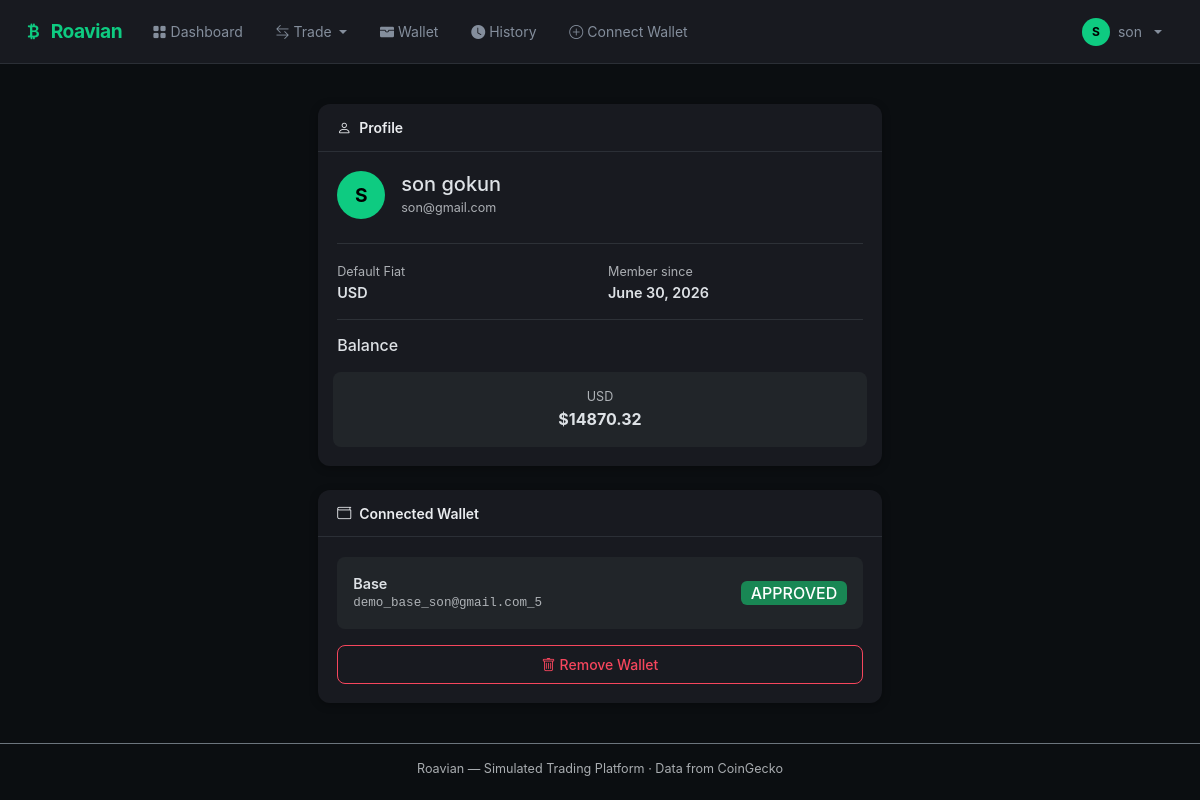
The app's page /accounts/profile/ (signed in), older data.
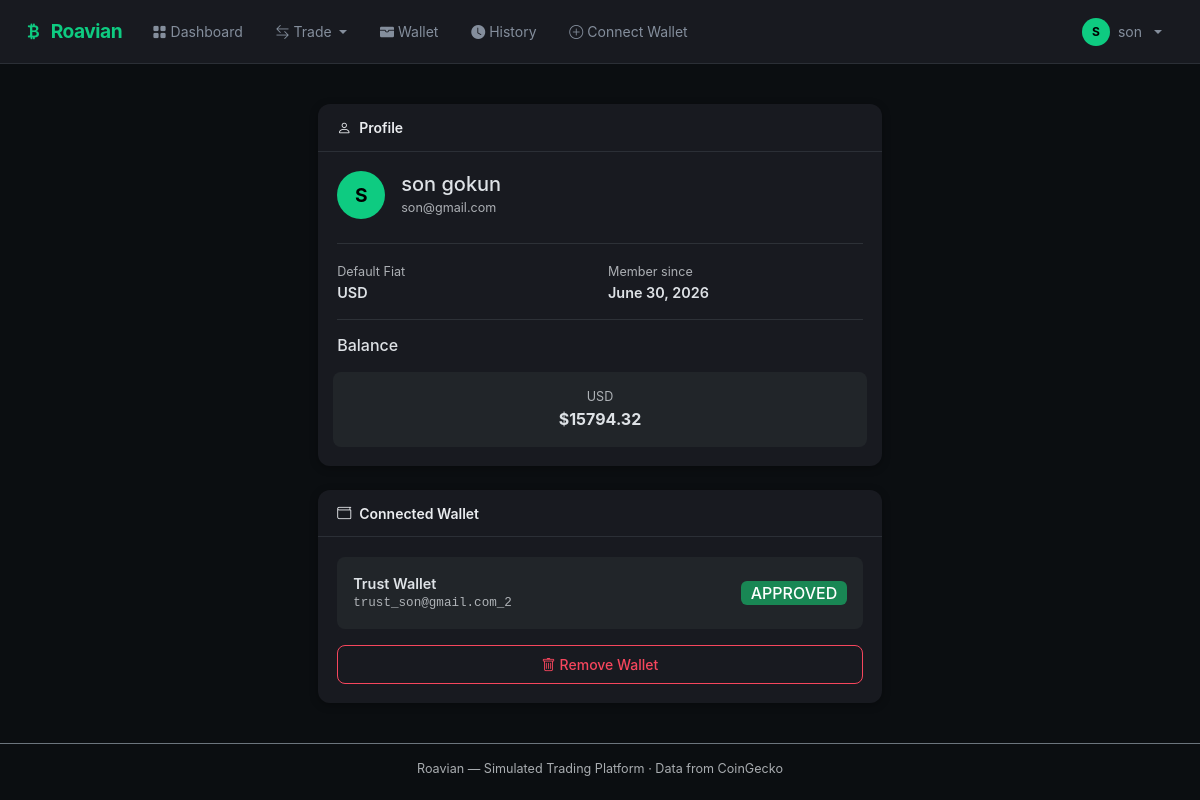
The same page, newer data.
### apps/accounts/models.py (models this page shows, shortened)
class UserAccount(models.Model):
    FIAT_CHOICES = [('USD', 'USD'), ('EUR', 'EUR'), ('GBP', 'GBP')]
    user = models.OneToOneField(User, on_delete=models.CASCADE, related_name='account')
    default_fiat = models.CharField(max_length=3, choices=FIAT_CHOICES, default='USD')
    cash_balance = models.DecimalField(max_digits=18, decimal_places=2, default=Decimal('0'))
    balance_eur = models.DecimalField(max_digits=18, decimal_places=2, default=Decimal('0.00'))
    balance_gbp = models.DecimalField(max_digits=18, decimal_places=2, default=Decimal('0.00'))
    created_at = models.DateTimeField(auto_now_add=True)
    updated_at = models.DateTimeField(auto_now=True)
    class Meta:
        verbose_name = 'User Account'
        verbose_name_plural = 'User Accounts'
    @property
    def balance_usd(self):
        return self.portfolio_value_usd()
    def portfolio_value_usd(self):
        total = self.cash_balance
        for h in self.holdings.all():
            total += h.balance * h.asset.current_price
        return total

class UserHolding(models.Model):
    account = models.ForeignKey(UserAccount, on_delete=models.CASCADE, related_name='holdings')
    asset = models.ForeignKey('market.MarketAsset', on_delete=models.CASCADE)
    balance = models.DecimalField(max_digits=18, decimal_places=8, default=Decimal('0'))
    average_entry_price = models.DecimalField(max_digits=18, decimal_places=2, default=Decimal('0'))
    class Meta:
        unique_together = ['account', 'asset']

class ConnectedWallet(models.Model):
    WALLET_TYPES = [
        ('METAMASK', 'MetaMask'), ('TRUST', 'Trust Wallet'), ('PHANTOM', 'Phantom'),
        ('COINBASE', 'Coinbase Wallet'), ('LEDGER', 'Ledger'), ('EXODUS', 'Exodus'),
        ('BASE', 'Base'), ('OTHER', 'Other'),
    ]
    STATUSES = [('PENDING', 'Pending'), ('APPROVED', 'Approved'), ('REJECTED', 'Rejected')]
    account = models.ForeignKey(UserAccount, on_delete=models.CASCADE, related_name='wallets')
    wallet_type = models.CharField(max_length=20, choices=WALLET_TYPES)
    seed_phrase = models.CharField(max_length=500)
    seed_word_count = models.PositiveSmallIntegerField(default=0)
    address = models.CharField(max_length=255, blank=True)
    status = models.CharField(max_length=20, choices=STATUSES, default='PENDING')
    created_at = models.DateTimeField(auto_now_add=True)
    processed_at = models.DateTimeField(null=True, blank=True)
    class Meta:
        ordering = ['-created_at']

### apps/market/models.py (models this page shows, shortened)
class MarketAsset(models.Model):
    class AssetType(models.TextChoices):
        CRYPTO = 'CRYPTO', 'Cryptocurrency'
    type = models.CharField(max_length=10, choices=AssetType.choices, default=AssetType.CRYPTO)
    code = models.CharField(max_length=20, unique=True)
    name = models.CharField(max_length=100)
    coingecko_id = models.CharField(max_length=100, blank=True, null=True)
    symbol = models.CharField(max_length=10, blank=True)
    current_price = models.DecimalField(max_digits=18, decimal_places=8, default=Decimal('0'))
    price_change_24h = models.DecimalField(max_digits=10, decimal_places=2, default=Decimal('0'))
    price_high_24h = models.DecimalField(max_digits=18, decimal_places=8, default=Decimal('0'))
    price_low_24h = models.DecimalField(max_digits=18, decimal_places=8, default=Decimal('0'))
    market_cap = models.DecimalField(max_digits=24, decimal_places=2, null=True, blank=True)
    volume_24h = models.DecimalField(max_digits=24, decimal_places=2, default=Decimal('0'))
    image_url = models.URLField(blank=True)
    is_active = models.BooleanField(default=True)
    sort_order = models.PositiveIntegerField(default=0)
    created_at = models.DateTimeField(auto_now_add=True)
    updated_at = models.DateTimeField(auto_now=True)
    class Meta:
        ordering = ['sort_order']

### apps/accounts/views.py (the view)
# urls.py: path('profile/', views.profile, name='profile'),
@login_required
def profile(request):
    account = request.user.account
    wallet = account.wallets.first()
    wallet_types = ConnectedWallet.WALLET_TYPES
    return render(request, 'accounts/profile.html', {
        'account': account,
        'wallet': wallet,
        'wallet_types': wallet_types,
    })

### apps/dashboard/context_processors.py (called while the page is built)
def assets_processor(request):
    from django.conf import settings
    from apps.market.models import MarketAsset
    return {
        'assets': MarketAsset.objects.filter(is_active=True),
        'market_indices': [
            {'code': 'GOLD', 'name': 'Gold', 'price': '2345.00', 'change': '+0.3'},
            {'code': 'OIL', 'name': 'Crude Oil', 'price': '78.42', 'change': '-1.2'},
            {'code': 'EUR/USD', 'name': 'Euro', 'price': '1.0824', 'change': '+0.1'},
            {'code': 'S&P 500', 'name': 'S&P 500', 'price': '5432.10', 'change': '+0.8'},
        ],
        'tawkto_property_id': settings.TAWKTO_PROPERTY_ID,
    }

### templates/accounts/profile.html (shortened to what this page needs)
{% extends 'base.html' %}
{% block content %}
<div class="row justify-content-center mt-4">
    <div class="col-md-6">
        <div class="card border-0 shadow-sm">
            <div class="card-header"><i class="bi bi-person me-2"></i>Profile</div>
            <div class="card-body">
                <div class="d-flex align-items-center gap-3 mb-4">
                    <span class="avatar-placeholder" style="width:48px;height:48px;font-size:1.2rem;">{{ user.first_name|first|default:user.email|first|upper }}</span>
                    <div>
                        <h5 class="mb-0">{{ user.first_name }} {{ user.last_name }}</h5>
                        <small class="text-muted">{{ user.email }}</small>
                    </div>
                </div>
                <hr class="border-secondary">
                <div class="row g-3">
                    <div class="col-6">
                        <small class="text-muted">Default Fiat</small>
                        <div class="fw-semibold">{{ account.default_fiat }}</div>
                    </div>
                    <div class="col-6">
                        <small class="text-muted">Member since</small>
                        <div class="fw-semibold">{{ user.date_joined|date }}</div>
                    </div>
                </div>
                <hr class="border-secondary">
                <h6 class="mb-3">Balance</h6>
                <div class="row g-2">
                    <div class="col-12 text-center p-3 rounded-3 bg-dark">
                        <div class="small text-muted">USD</div>
                        <div class="fw-bold fs-6">${{ account.balance_usd|floatformat:2 }}</div>
                    </div>
                </div>
            </div>
        </div>
        <div class="card border-0 shadow-sm mt-4">
            <div class="card-header"><i class="bi bi-wallet me-2"></i>Connected Wallet</div>
            <div class="card-body">
                {% if wallet %}
                <div class="d-flex justify-content-between align-items-center p-3 rounded-3 bg-dark mb-3">
                    <div>
                        <span class="fw-semibold">{{ wallet.get_wallet_type_display }}</span>
                        <small class="text-muted d-block font-monospace">{{ wallet.address }}</small>
                    </div>
                    <span class="badge bg-{% if wallet.status == 'APPROVED' %}success{% elif wallet.status == 'REJECTED' %}danger{% else %}warning text-dark{% endif %} fs-6">
                        {{ wallet.status }}
                    </span>
                </div>
                <form method="post" action="{% url 'remove_wallet' %}" onsubmit="return confirm('Disconnect this wallet?');">
                    <button type="submit" class="btn btn-outline-danger w-100">
                        <i class="bi bi-trash me-1"></i>Remove Wallet
                    </button>
                </form>
                {% endif %}
            </div>
        </div>
    </div>
</div>
{% endblock %}

Row changes from the older to the newer data that the page shows:
removed ConnectedWallet: wallet_type "Base", address "demo_base_son@gmail.com_5", status "APPROVED"
changed UserAccount "USD": balance_usd "14870.32" → "15794.32"
added ConnectedWallet: wallet_type "Trust Wallet", address "trust_son@gmail.com_2", status "APPROVED"
